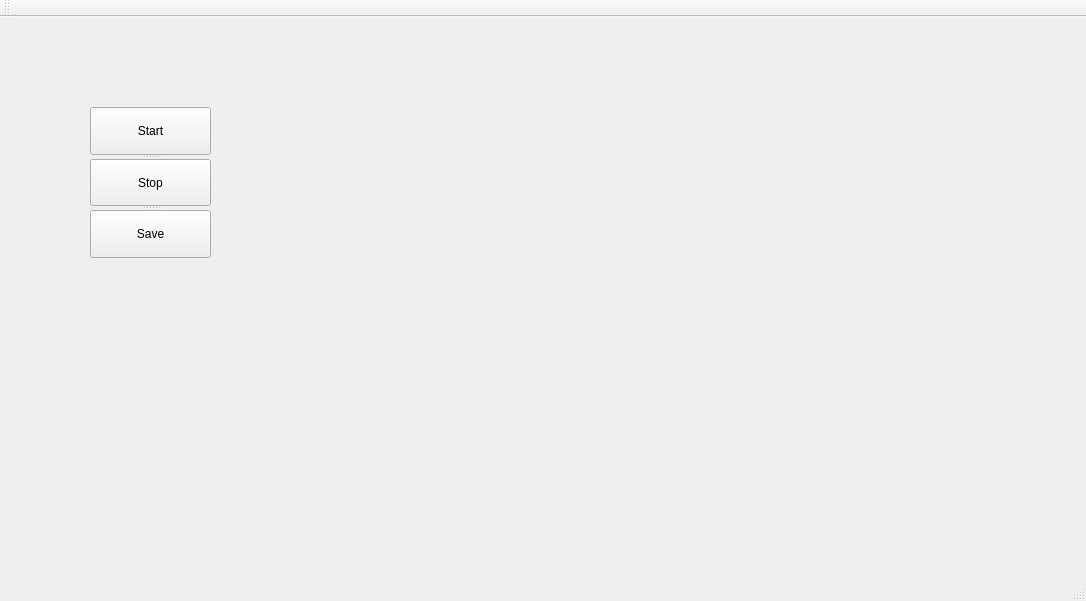
<?xml version="1.0" encoding="UTF-8"?>
<ui version="4.0">
 <class>MainWindow</class>
 <widget class="QMainWindow" name="MainWindow">
  <property name="geometry">
   <rect>
    <x>0</x>
    <y>0</y>
    <width>1086</width>
    <height>601</height>
   </rect>
  </property>
  <property name="windowTitle">
   <string>MainWindow</string>
  </property>
  <widget class="QWidget" name="centralWidget">
   <widget class="QSplitter" name="splitter">
    <property name="geometry">
     <rect>
      <x>90</x>
      <y>90</y>
      <width>121</width>
      <height>151</height>
     </rect>
    </property>
    <property name="orientation">
     <enum>Qt::Vertical</enum>
    </property>
    <widget class="QPushButton" name="start">
     <property name="text">
      <string>Start</string>
     </property>
    </widget>
    <widget class="QPushButton" name="stop">
     <property name="text">
      <string>Stop</string>
     </property>
    </widget>
    <widget class="QPushButton" name="save">
     <property name="text">
      <string>Save</string>
     </property>
    </widget>
   </widget>
   <widget class="QLabel" name="imgcap">
    <property name="geometry">
     <rect>
      <x>280</x>
      <y>10</y>
      <width>640</width>
      <height>480</height>
     </rect>
    </property>
    <property name="text">
     <string/>
    </property>
   </widget>
  </widget>
  <widget class="QMenuBar" name="menuBar">
   <property name="geometry">
    <rect>
     <x>0</x>
     <y>0</y>
     <width>1086</width>
     <height>28</height>
    </rect>
   </property>
  </widget>
  <widget class="QToolBar" name="mainToolBar">
   <attribute name="toolBarArea">
    <enum>TopToolBarArea</enum>
   </attribute>
   <attribute name="toolBarBreak">
    <bool>false</bool>
   </attribute>
  </widget>
  <widget class="QStatusBar" name="statusBar"/>
 </widget>
 <layoutdefault spacing="6" margin="11"/>
 <resources/>
 <connections/>
</ui>
